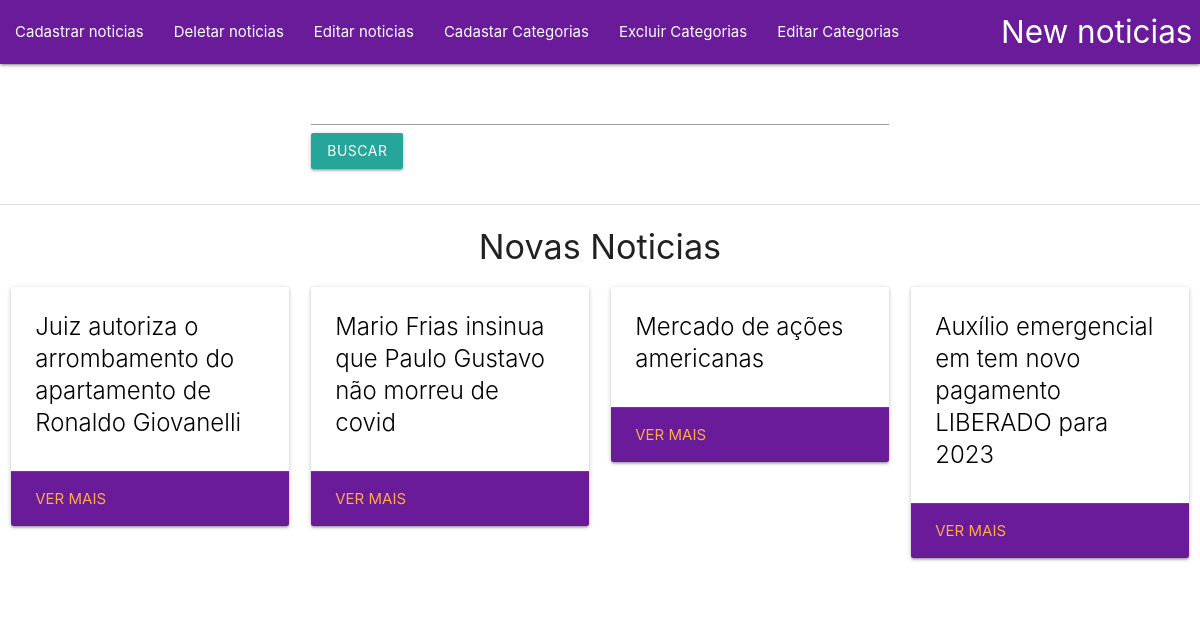
/paginas/home.php, run on the app's committed database.
### tables this page shows
CREATE TABLE `noticias` (
  `idnoticia` int(11) NOT NULL,
  `nome` text NOT NULL,
  `categoriafk` int(11) NOT NULL,
  `descricao` text NOT NULL
);

### paginas/home.php (the view, shortened to what this page needs)
<?php
require_once("../header.php");
require_once("../menu.php");
require_once("../conexao_sql.php");
?>
<div class="row">
  <form class="col s6 offset-m3" action="pesquisa.php" method="POST">
        <div class="input-field">
          <input name="search" type="search" required>
          <i class="material-icons">close</i>
          <button class="btn waves-effect waves-light" type="submit" name="pesquisar">Buscar</button>
        </div>
 </form>
</div>
<div class="divider"></div>
<?php
$verificar_noticias = "SELECT * FROM noticias";
$resultado_da_verificacao = mysqli_query($sql,$verificar_noticias);
if(mysqli_num_rows($resultado_da_verificacao) == 0){
?>
<h4 class="center-align">Não há novas noticias</h4>
<?php }
else{?>
<h4 class="center-align"> Novas Noticias</h4>
<div class="row">
  <div class="row">
    <?php
        $consulta = "SELECT * FROM noticias";
        $resultado = mysqli_query($sql,$consulta);
        while($dados = mysqli_fetch_array($resultado)):
    ?>
    <div class="col s12 m3">
      <div class="card white">
        <div class="card-content black-text">
          <span class="card-title"><?php echo $dados['nome'];?></span>
        </div>
        <div class="card-action purple darken-3">
          <a href="ver_noticia.php?id=<?php echo $dados['idnoticia'];?>">Ver Mais</a>
        </div>
      </div>
    </div>
  <?php endwhile;?>
  </div>
</div>
<?php
}
require_once("../footer.php");
?>

### header.php (shortened to what this page needs)
<!DOCTYPE html>
  <html>
    <head>
      <link rel="stylesheet" href="https://cdnjs.cloudflare.com/ajax/libs/materialize/1.0.0/css/materialize.min.css">
    </head>
    <body>
    <main>

### menu.php
<nav>
    <div class="nav-wrapper purple darken-3">
      <a href="home.php" class="brand-logo right">New noticias</a>
      <ul id="nav-mobile" class="left hide-on-med-and-down">
        <li><a href="cadastro_noticias.php">Cadastrar noticias</a></li>
        <li><a href="selecionar_noticia(excluir).php">Deletar noticias</a></li>
        <li><a href="selecionar_noticia(editar).php">Editar noticias</a></li>
        <li><a href="cadastar_categorias.php">Cadastar Categorias</a></li>
        <li><a href="selecionar_categoria(excluir).php">Excluir Categorias</a></li>
        <li><a href="selecionar_categoria(editar).php">Editar Categorias</a></li>
      </ul>
    </div>
  </nav>

### footer.php (shortened to what this page needs)
  </body>
</html>

### data on the page
noticias: nome "Juiz autoriza o arrombamento do apartamento de Ronaldo Giovanelli"
noticias: nome "Mario Frias insinua que Paulo Gustavo não morreu de covid"
noticias: nome "Mercado de ações americanas"
noticias: nome "Auxílio emergencial em tem novo pagamento LIBERADO para 2023"
